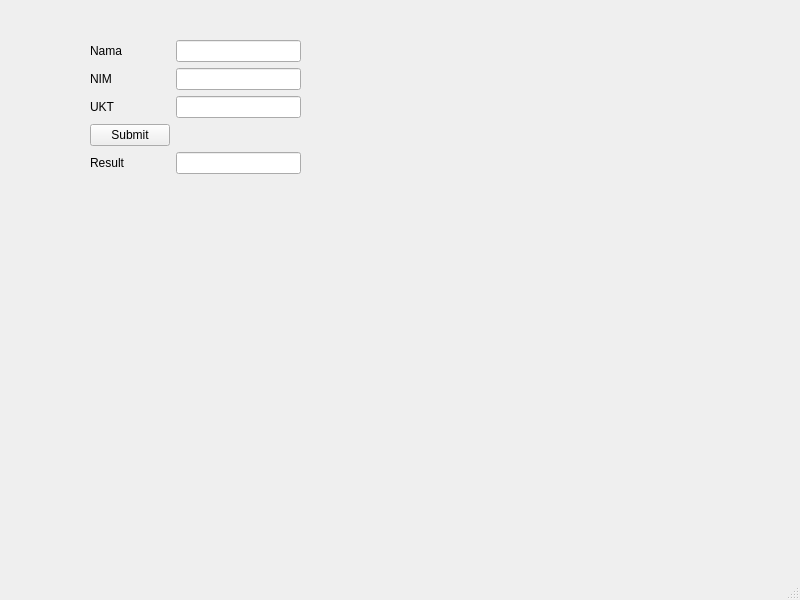
<?xml version="1.0" encoding="UTF-8"?>
<ui version="4.0">
 <class>MainWindow</class>
 <widget class="QMainWindow" name="MainWindow">
  <property name="geometry">
   <rect>
    <x>0</x>
    <y>0</y>
    <width>800</width>
    <height>600</height>
   </rect>
  </property>
  <property name="windowTitle">
   <string>MainWindow</string>
  </property>
  <widget class="QWidget" name="centralwidget">
   <widget class="QWidget" name="formLayoutWidget">
    <property name="geometry">
     <rect>
      <x>90</x>
      <y>40</y>
      <width>211</width>
      <height>141</height>
     </rect>
    </property>
    <layout class="QFormLayout" name="formLayout">
     <item row="0" column="0">
      <widget class="QLabel" name="label">
       <property name="text">
        <string>Nama</string>
       </property>
      </widget>
     </item>
     <item row="0" column="1">
      <widget class="QLineEdit" name="inputNama"/>
     </item>
     <item row="1" column="0">
      <widget class="QLabel" name="label_2">
       <property name="text">
        <string>NIM</string>
       </property>
      </widget>
     </item>
     <item row="1" column="1">
      <widget class="QLineEdit" name="inputNIM"/>
     </item>
     <item row="2" column="0">
      <widget class="QLabel" name="label_3">
       <property name="text">
        <string>UKT</string>
       </property>
      </widget>
     </item>
     <item row="2" column="1">
      <widget class="QLineEdit" name="inputUKT"/>
     </item>
     <item row="3" column="0">
      <widget class="QPushButton" name="submitBtn">
       <property name="text">
        <string>Submit</string>
       </property>
      </widget>
     </item>
     <item row="4" column="0">
      <widget class="QLabel" name="label_4">
       <property name="text">
        <string>Result</string>
       </property>
      </widget>
     </item>
     <item row="4" column="1">
      <widget class="QLineEdit" name="resultInput"/>
     </item>
    </layout>
   </widget>
  </widget>
  <widget class="QMenuBar" name="menubar">
   <property name="geometry">
    <rect>
     <x>0</x>
     <y>0</y>
     <width>800</width>
     <height>22</height>
    </rect>
   </property>
  </widget>
  <widget class="QStatusBar" name="statusbar"/>
 </widget>
 <resources/>
 <connections/>
</ui>
